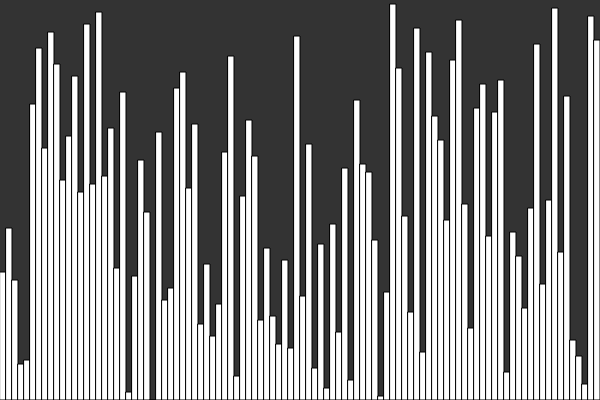
Frame 1 (no input)
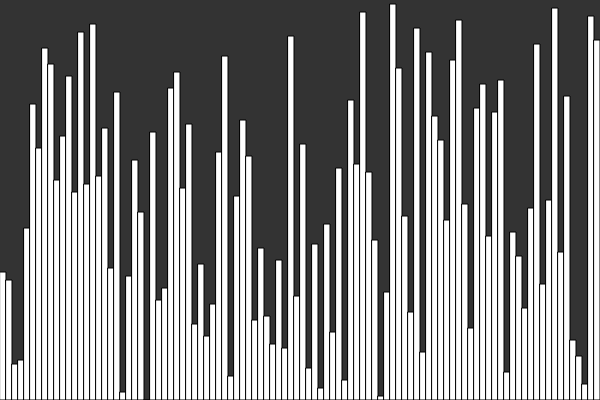
Frame 60 (no input)
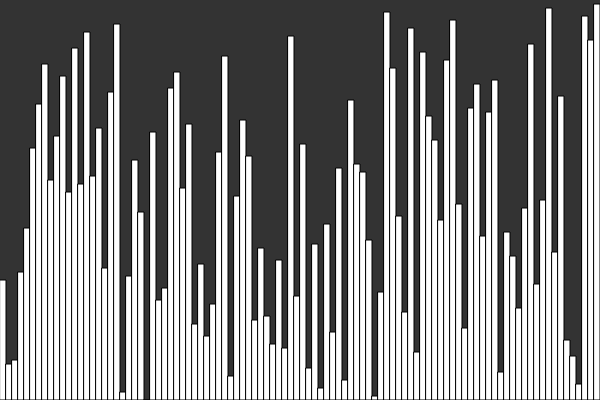
Frame 120 (the mouse pressed at the canvas centre since frame 60)

The p5.js sketch that drew these frames (run headless with seeded random() and noise() and a simulated clock; from frame 60 on, the mouse is pressed at the canvas centre):

// p5.js sketch
// ── sketch.js
var sortSet = [];
var sortSetLength = 100;
var x = 6;

var swapPoint = 0;


function setup() {
    console.log("hello");
    createCanvas(600, 400);
    background(51);

    for (i = 0; i < sortSetLength; i++) {
        sortSet[i] = i
    }

    shuffleArray(sortSet);
    //draw vertical rect for each element
    for (i = 0; i < sortSet.length; i++) {
        //normalise
        var h = height / sortSetLength * sortSet[i];
        fill(255);
        rect(x * i, height - h, x, h);
    }
}

function draw() {
    background(51);
    if (swapPoint > sortSet.length) swapPoint = 0;
    var j = swapPoint;
    var k = swapPoint + 1;
    if (sortSet[j] > sortSet[k]) {
        var temp = sortSet[k]
        sortSet[k] = sortSet[j];
        sortSet[j] = temp;
    }
    swapPoint++;

    for (i = 0; i < sortSet.length; i++) {
        //normalise
        var h = height / sortSetLength * sortSet[i];
        fill(255);
        rect(x * i, height - h, x, h);
    }
}

function shuffleArray(a) {
    var j, x, i;
    for (i = a.length; i; i--) {
        j = Math.floor(Math.random() * i);
        x = a[i - 1];
        a[i - 1] = a[j];
        a[j] = x;
    }
}
